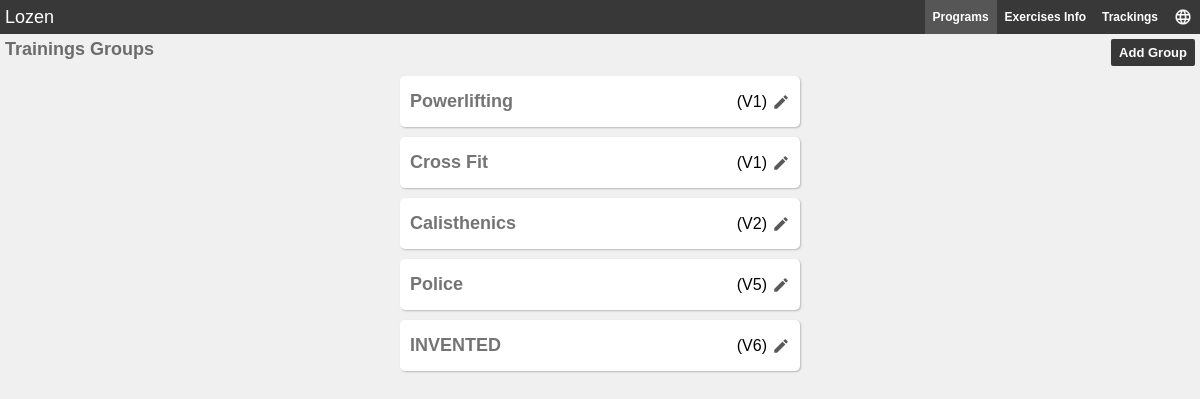
Screenshot of /trainings/list/ with the database file from the repository.
### trainings/models.py (models this page shows)
class Training(models.Model):
  title = models.CharField(max_length=32)
  version = models.PositiveSmallIntegerField()

### trainings/views.py (the view)
# urls.py: path('list/',views.TrainingListView.as_view(), name='list'),
class TrainingListView(ListView):
  model = Training
  template_name = 'trainings/list.html'
  context_object_name = 'list_training'

### trainings/templates/trainings/list.html (shortened to what this page needs)
{% extends 'base.html' %}
{% load static %}
{% block links %}
  <link rel="stylesheet" href="{% static 'css/list.css' %}">
  <link rel="stylesheet" href="{% static 'css/icons.css' %}">
{% endblock %}
{% block content %}
  <header>
    <div class="header-title">Trainings Groups</div>
    <a id="ic-add" class="btn-link" href="{% url 'trainings:create' %}">Add Group</a>
  </header>
  <div class="list-container">
    {% for training in list_training %}
      <div class="list-item">
        <a class="btn-item-title" href="{% url 'programs:list' training_id=training.id language_id=1 %}">{{training.title}}</a>
        <div class="row">
          <div>(V{{training.version}})</div>
          <a class="icon ic-edit" href="{% url 'trainings:update' training.id %}"></a>
        </div>
      </div>
    {% endfor %}
  </div>
{% endblock %}

### staticfiles/css/base.css (style rules this page uses)
* { margin:0; padding:0; box-sizing: border-box; font-family: Arial, Helvetica, sans-serif; }
:root { --black-mate: #393838; }
body { height: 100vh; display: flex; flex-direction: column; overflow-y: hidden; }
.btn-link, .icon-link { background-color: var(--black-mate); text-decoration: none; color: white; border-radius: 2px; cursor: pointer; font-size: 13px; font-weight: bold; padding: 6px 8px 6px 8px; }
.row { display: flex; flex-direction: row; align-items: center; gap: 5px; }

### staticfiles/css/list.css (style rules this page uses)
header { width: 100%; display: flex; flex-direction: row; align-items: start; justify-content: space-between; padding: 5px 5px 0px 5px; }
.header-title { font-size: 18px; font-weight: bold; color: rgb(108, 108, 108); }
.list-container { width: 100%; display: flex; flex-direction: column; align-items: center; gap: 10px; align-self: center; overflow-y: auto; flex-grow: 1; padding-bottom: 200px; }
.list-item { display: flex; flex-direction: row; background-color: white; align-items: center; justify-content: space-between; box-shadow: #8080807f 1px 1px 2px; border-radius: 5px; max-width: 400px; width: 90%; padding-left: 10px; padding-right: 10px; }
.btn-item-title { color: rgb(116, 116, 116); font-size: 18px; flex-grow: 1; padding-top: 15px; padding-bottom: 15px; font-weight: bold; }
.btn-item-title { text-decoration: none; cursor: pointer; }

### rows the page displays
Training: title "Powerlifting", version "1"
Training: title "Cross Fit", version "1"
Training: title "Calisthenics", version "2"
Training: title "Police", version "5"
Training: title "INVENTED", version "6"
